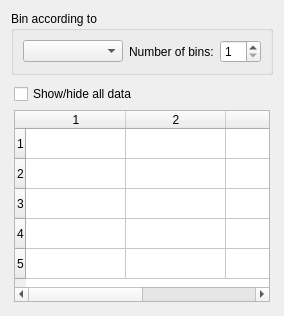
                  <widget class="QWidget" name="tab_4">
                   <attribute name="title">
                    <string>Binning</string>
                   </attribute>
                   <layout class="QGridLayout" name="gridLayout_13">
                    <item row="0" column="0">
                     <widget class="QGroupBox" name="groupBox_5">
                      <property name="sizePolicy">
                       <sizepolicy hsizetype="Preferred" vsizetype="Fixed">
                        <horstretch>0</horstretch>
                        <verstretch>0</verstretch>
                       </sizepolicy>
                      </property>
                      <property name="title">
                       <string>Bin according to</string>
                      </property>
                      <layout class="QGridLayout" name="gridLayout_11">
                       <item row="0" column="0">
                        <widget class="QComboBox" name="BinDataComboBox">
                         <property name="sizePolicy">
                          <sizepolicy hsizetype="Preferred" vsizetype="Fixed">
                           <horstretch>2</horstretch>
                           <verstretch>0</verstretch>
                          </sizepolicy>
                         </property>
                         <property name="toolTip">
                          <string>&lt;html&gt;&lt;head/&gt;&lt;body&gt;&lt;p&gt;Rank the currently displayed dataset in bins according resolution or the values of a selected dataset or singletons. Reflections in the currently displayed dataset not matching any reflections in the selected dataset will be put in a bin labelled with &amp;quot;nan&amp;quot;.&lt;/p&gt;&lt;/body&gt;&lt;/html&gt;</string>
                         </property>
                        </widget>
                       </item>
                       <item row="0" column="1">
                        <widget class="QLabel" name="label_12">
                         <property name="text">
                          <string>Number of bins:</string>
                         </property>
                        </widget>
                       </item>
                       <item row="0" column="2">
                        <widget class="QSpinBox" name="Nbins_spinBox">
                         <property name="sizePolicy">
                          <sizepolicy hsizetype="Minimum" vsizetype="Preferred">
                           <horstretch>0</horstretch>
                           <verstretch>0</verstretch>
                          </sizepolicy>
                         </property>
                         <property name="toolTip">
                          <string>&lt;html&gt;&lt;head/&gt;&lt;body&gt;&lt;p&gt;Select the number of bins for ordering the currently displayed data set. More than about 10-15 bins will slow down the HKLviewer when working with large datasets.&lt;br/&gt;The requested number of bins may not be created if there are zero reflections in some bins.&lt;/p&gt;&lt;/body&gt;&lt;/html&gt;</string>
                         </property>
                         <property name="minimum">
                          <number>1</number>
                         </property>
                         <property name="maximum">
                          <number>20</number>
                         </property>
                        </widget>
                       </item>
                      </layout>
                     </widget>
                    </item>
                    <item row="1" column="0">
                     <widget class="QWidget" name="widget_6" native="true">
                      <property name="sizePolicy">
                       <sizepolicy hsizetype="Preferred" vsizetype="Preferred">
                        <horstretch>0</horstretch>
                        <verstretch>1</verstretch>
                       </sizepolicy>
                      </property>
                      <layout class="QGridLayout" name="gridLayout_12">
                       <property name="leftMargin">
                        <number>3</number>
                       </property>
                       <property name="topMargin">
                        <number>3</number>
                       </property>
                       <property name="rightMargin">
                        <number>3</number>
                       </property>
                       <property name="bottomMargin">
                        <number>3</number>
                       </property>
                       <item row="0" column="0">
                        <widget class="QCheckBox" name="OpaqueAllCheckbox">
                         <property name="text">
                          <string>Show/hide all data</string>
                         </property>
                        </widget>
                       </item>
                       <item row="1" column="0">
                        <widget class="QTableWidget" name="binstable">
                         <property name="sizePolicy">
                          <sizepolicy hsizetype="Expanding" vsizetype="Expanding">
                           <horstretch>0</horstretch>
                           <verstretch>1</verstretch>
                          </sizepolicy>
                         </property>
                         <property name="toolTip">
                          <string>&lt;html&gt;&lt;head/&gt;&lt;body&gt;&lt;p&gt;Change a bin threshold by entering a preferred value in the in the &amp;quot;lower bin value&amp;quot; column for a particular bin.&lt;br/&gt;Change visibility of bins either by ticking or unticking the check boxes or by entering opacity values between 0 and 1. Reflections with values less than 0.3 will not respond to mouse clicks.&lt;br/&gt;&lt;/p&gt;&lt;/body&gt;&lt;/html&gt;</string>
                         </property>
                         <property name="rowCount">
                          <number>5</number>
                         </property>
                         <property name="columnCount">
                          <number>4</number>
                         </property>
                         <row/>
                         <row/>
                         <row/>
                         <row/>
                         <row/>
                         <column/>
                         <column/>
                         <column/>
                         <column/>
                        </widget>
                       </item>
                      </layout>
                     </widget>
                    </item>
                   </layout>
                  </widget>
